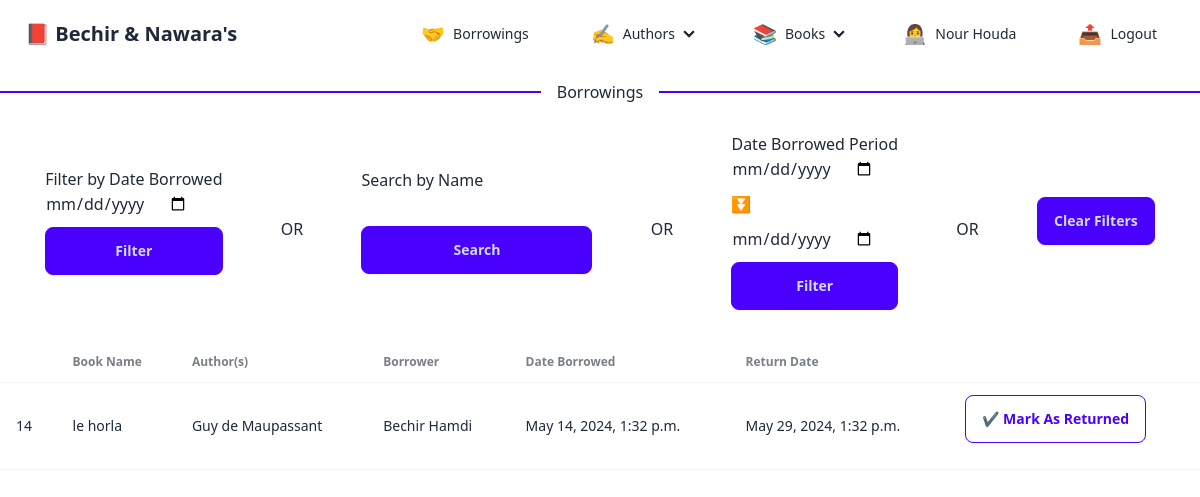
/books/admin/borrowings (signed in), run on the app's committed database.
### books/models.py (models this page shows, shortened)
class Borrowing (models.Model):
    book = models.ForeignKey(Book, on_delete=models.CASCADE)
    borrower = models.ForeignKey(User, on_delete=models.CASCADE)
    date_borrowed = models.DateTimeField(auto_now_add=True)
    return_date = models.DateTimeField(null=True, blank=True)
    is_returned = models.BooleanField(default=False)

class Book(models.Model):
    title = models.CharField(max_length=255)
    authors = models.ManyToManyField(Author)
    cover_picture = models.ImageField(upload_to='covers/', null=True, blank=True)

class Author(models.Model):
    name = models.CharField(max_length=255)
    surname = models.CharField(max_length=255)

### books/admin_views.py (the view)
# urls.py: path('admin/borrowings',admin_views.admin_return_book,name='admin_borrowings'),
def admin_return_book(request):
    user = request.user
    if not user.is_authenticated:
            return redirect('login')
    if not user.is_staff:
        return redirect('student_index')
    if request.method == 'POST':
        borrowing_id = request.POST.get('borrow_id')
        borrowing = Borrowing.objects.get(id=borrowing_id)
        borrowing.is_returned = True
        borrowing.save()
        return redirect('admin_borrowings')
    date_borrowed = request.GET.get('date_borrowed')
    book_name = request.GET.get('search')
    date_borrowed_start = request.GET.get('date_borrowed_start')
    date_borrowed_end = request.GET.get('date_borrowed_end')
    if date_borrowed:
        borrowings = Borrowing.objects.filter(date_borrowed__date=date_borrowed)
    else:
        borrowings = Borrowing.objects.filter(is_returned=False)
    if book_name:
        borrowings = borrowings.filter(book__title__icontains=book_name)
    else:
        borrowings = borrowings
    if date_borrowed_start and date_borrowed_end:
        borrowings = borrowings.filter(date_borrowed__range=[date_borrowed_start, date_borrowed_end])
    return render(request, 'borrowings.html', {'borrowings': borrowings})

### books/templates/borrowings.html (shortened to what this page needs)
{% include "components/navbar.html" %}
{% block content %}
    <div class="divider divider-primary">
        Borrowings
    </div>
<div class="overflow-x-auto">
    <div class='date-filter-container'>
    <form method="get">
        <div class="form-group">
            <label for="date_borrowed">Filter by Date Borrowed</label>
            <input type="date" name="date_borrowed" id="date_borrowed" class="form-control" value="{{ date_borrowed }}">
        </div>
        <button type="submit" class="btn btn-primary">Filter</button>
    </form>
        OR
    <form method="get">
        <div class="form-group">
            <label for="search">Search by Name</label>
            <input type="text" name="search" id="search" class="form-control" value="{{ search }}">
        </div>
        <button type="submit" class="btn btn-primary">Search</button>
    </form>
    OR
    <form method="get">
        <div class="form-group">
            <label for="date_borrowed_start">Date Borrowed Period</label>
            <input type="date" name="date_borrowed_start" id="date_borrowed_start" class="form-control" value="{{ date_borrowed_start }}">
        </div>
        ⏬
        <div class="form-group">
            <input type="date" name="date_borrowed_end" id="date_borrowed_end" class="form-control" value="{{ date_borrowed_end }}">
        </div>
        <button type="submit" class="btn btn-primary">Filter</button>
    </form>
    OR
    <form method="get">
        <button type="submit" class="btn btn-primary">Clear Filters</button>
    </form>
</div>
    <table class="table">
      <thead>
        <tr>
          <th></th>
          <th>Book Name</th>
          <th>Author(s)</th>
          <th>Borrower</th>
          <th>Date Borrowed</th>
            <th>Return Date</th>
        </tr>
      </thead>
      <tbody>
        {% for borrow in borrowings %}
        <tr>
            <td>{{ borrow.id }}</td>
            <td>{{ borrow.book.title }}</td>
            <td>
                {% for author in borrow.book.authors.all %}
                    {{ author.name }}{% if not forloop.last %}, {% endif %}
                {% endfor %}
            </td>
            <td>{{ borrow.borrower.first_name }} {{borrow.borrower.last_name}}</td>
            <td>
                {{borrow.date_borrowed}}
            </td>
            <td>
                {{borrow.return_date}}
            </td>
            <td>
                <form method="post">
                    <button type="submit" class="btn btn-outline btn-primary">✔️ Mark As Returned</button>
            </td>
        </tr>
        {% endfor %}
    </tbody>
    </table>
    </div>
{% endblock %}

### templates/components/navbar.html (shortened to what this page needs)
{% load static %} {% load i18n %} {% block css %}
<link
  href="https://cdn.jsdelivr.net/npm/daisyui@4.10.2/dist/full.min.css"
  rel="stylesheet"
  type="text/css"
/>
<script src="https://cdn.tailwindcss.com"></script>
{% endblock %} {% block navbar %}
<div  class="navbar bg-base-100" >
  <div class="flex-1">
    <a class="btn btn-ghost text-xl">📕 Bechir & Nawara's</a>
  </div>
{% if request.user.is_staff %}
  <div class="flex-none">
    <ul class="menu menu-horizontal px-1">
      <li>
        <li><a href="{% url 'admin_borrowings' %}"><span class="emoji">🤝 </span> Borrowings</a></li>
      <li>
        <details>
          <summary><span class="emoji">✍️ </span> Authors</summary>
        </details>
      </li>
      <li>
        <details>
          <summary><span class="emoji">📚 </span> Books</summary>
        </details>
      </li>
      <li>
        <p  ><span class="emoji">👩‍💻 </span>{{request.user.first_name}} </p>
      </li>
      <li>
        <p onclick="logoutmodal.showModal()"><span class="emoji">📤</span>Logout</p>
      </li>
    </ul>
  </div>
{% endif %}
</div>
{% endblock %}

### templates/components/navbar.html (style rules this page uses)
.navbar * { z-index: 9999 !important; }
.emoji { font-size: 1.2rem; }
li { transition:0.3s ease; margin:0 15px; }

### data on the page
Borrowing: id "14", book "le horla", borrower.first_name "Bechir", borrower.last_name "Hamdi", date_borrowed "May 14, 2024, 1:32 p.m.", return_date "May 29, 2024, 1:32 p.m."
Author: name "Guy de Maupassant"

### other printed values
{{ request.user.first_name }} "Nour Houda"
